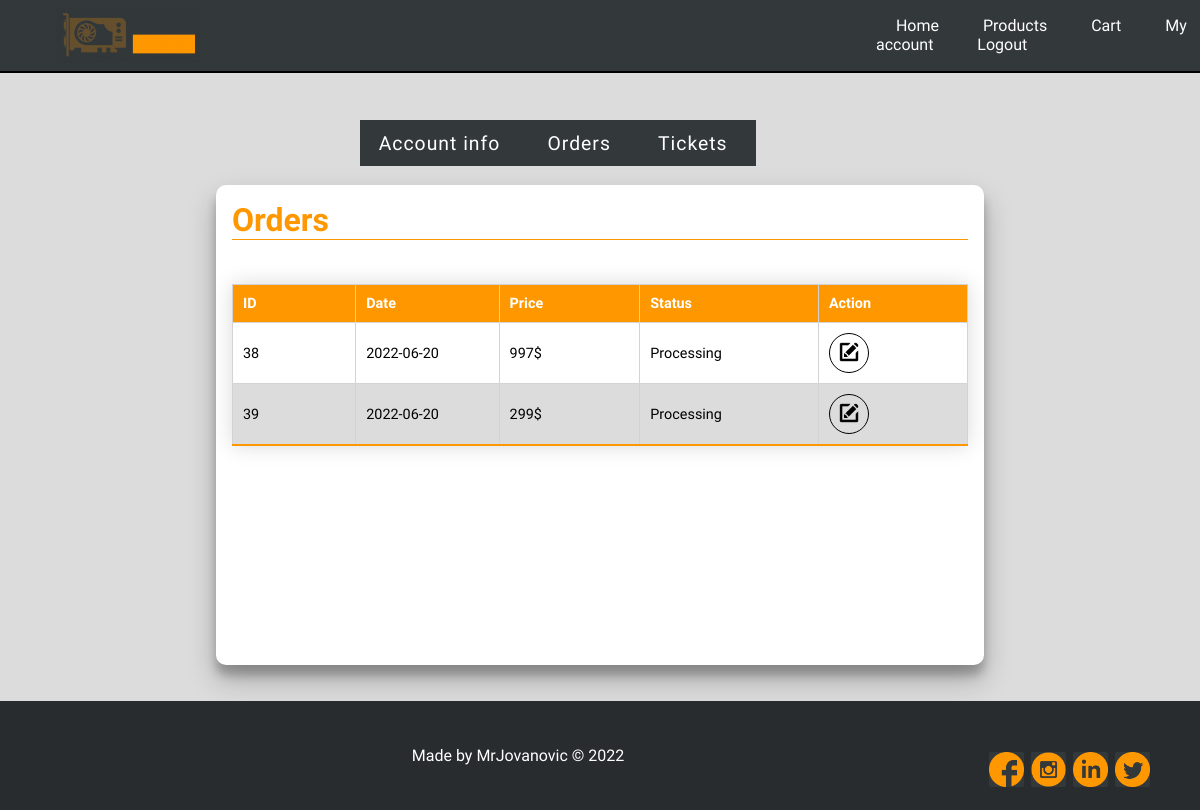
The app's page /my-account/orders/ (signed in) with its own data.
### tables this page shows
CREATE TABLE `orders` (
  `id` int NOT NULL,
  `date` date NOT NULL,
  `user_id` int NOT NULL,
  `additional_info` varchar(255) DEFAULT NULL
);

CREATE TABLE `status` (
  `id` int NOT NULL,
  `name` varchar(255) NOT NULL
);

### connection/connection.php (called while the page is built, shortened)
<?php
class Database
{
    public $mysqli;
    private function db_connect()
    {
        $this->host = 'prodajahardvera.mysql.database.azure.com';
        $this->user = 'prodajahardvera';
        $this->pass = 'Mrjovanovic$';
        $this->db = 'prodajahardvera';
        $this->mysqli = new mysqli($this->host, $this->user, $this->pass, $this->db);
        return $this->mysqli;
    }
    public function executeQuery($sql)
    {
        $result = $this->mysqli->query($sql);
        return $result;
    }
}

### controller/order.php (called while the page is built, shortened)
<?php
    class Order{
        function __construct($id,$date,$price,$status,$userId)
        {
            $this->id = $id;
            $this->date = $date;
            $this->price = $price;
            $this->status = $status;
            $this->userId = $userId;
        }
    }
?>

### my-account/view/orders-user.php (the view, shortened to what this page needs)
<?php require_once "../template/navbarLogged.php"; ?>
<div class="shell">
    <div class="buttons-div">
        <?php require_once "../template/accountMenu.php"; ?>
    </div><br>
    <div class="container" id="container">
        <h1>Orders</h1>
        <br>
        <table>
            <thead>
                <tr>
                    <th>ID</th>
                    <th>Date</th>
                    <th>Price</th>
                    <th>Status</th>
                    <th>Action</th>
                </tr>
            </thead>
            <tbody>
                <?php foreach ($orders as $order) : ?>
                    <tr>
                        <td><?= $order->id ?></td>
                        <td><?= $order->date ?></td>
                        <td><?= $order->price ?>$</td>
                        <td><?= $order->status ?></td>
                        <td>
                            <a href='../edit-order?action=editOrder&userId=<?= $order->userId ?>&orderId=<?= $order->id ?>'>
                                <button class='iconButton'>
                                    <img class='editIcon' src='../../images/editIcon.png' alt='editIcon'>
                                </button>
                            </a>
                        </td>
                    </tr>
                <?php endforeach; ?>
            </tbody>
        </table>
    </div>
</div>
</body>
</html>
<?php require_once "../template/footer.php"; ?>

### css/dashboard.css (style rules this page uses)
* { box-sizing: border-box; font-family: 'Muli', sans-serif; }
.container { padding: 16px; margin: auto; background-color: #fff; border-radius: 10px; box-shadow: 0 14px 28px rgba(0, 0, 0, 0.25), 0 10px 10px rgba(0, 0, 0, 0.22); position: relative; overflow: hidden; width: 768px; max-width: 100%; min-height: 480px; }
a { color: dodgerblue; display:inline-block; }
.buttons-div { margin-left: 30%; display: flex; }
th, td { padding: 10px; width: 5%; border: solid 1px lightgray; }
.editIcon { max-width: 20px; max-height: 20px; }
.iconButton { border: solid 1px; border-radius: 100%; min-width: 40px; min-height: 40px; background: none; }
.shell { margin-bottom: 3%; min-height: 66.5vh; position: relative; }
table { border-collapse: collapse; margin: 25px 0; font-size: 0.9em; font-family: sans-serif; box-shadow: 0 0 20px rgba(0, 0, 0, 0.15); }
thead tr { background-color: #FF9800; color: #ffffff; text-align: left; }
tbody tr { border-bottom: 1px solid #dddddd; }
tbody tr:nth-of-type(even) { background-color: gainsboro; }
tbody tr:last-of-type { border-bottom: 2px solid #FF9800; }
h1 { color: #FF9800; border-bottom: thin solid #FF9800; }

### css/navbar.css (style rules this page uses)
* { margin: 0; padding: 0; }
body { height: auto; background-size: cover; font-family: "Muli", sans-serif; margin-top: 10%; background-color: gainsboro; }

### css/footer.css (style rules this page uses)
html { height: 100%; }

### records on screen
orders: id "38", date "2022-06-20", price "997"
status: name "Processing"
orders: id "39", date "2022-06-20", price "299"
